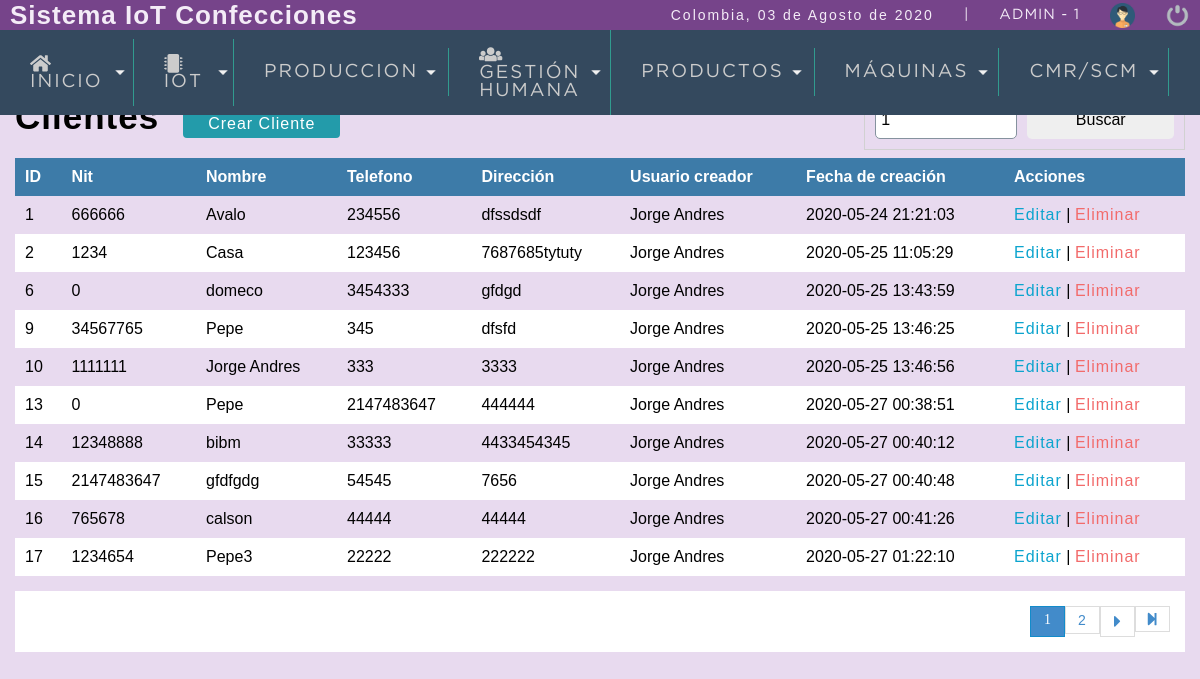
The page /sistema/buscar_cliente.php?busqueda=1 (signed in) on the database its author committed.
### tables this page shows
CREATE TABLE `cliente` (
  `idcliente` int(11) NOT NULL,
  `nit` int(11) DEFAULT NULL,
  `nombre` varchar(80) DEFAULT NULL,
  `telefono` int(11) DEFAULT NULL,
  `direccion` mediumtext DEFAULT NULL,
  `usuario_id` int(11) NOT NULL,
  `status` int(11) NOT NULL DEFAULT 1,
  `dateadd` datetime NOT NULL DEFAULT current_timestamp(),
  `updated_at` datetime DEFAULT NULL,
  `deleted_at` datetime DEFAULT NULL
);

CREATE TABLE `usuario` (
  `idusuario` int(11) NOT NULL,
  `nombre` varchar(50) DEFAULT NULL,
  `correo` varchar(100) DEFAULT NULL,
  `usuario` varchar(15) DEFAULT NULL,
  `clave` varchar(100) DEFAULT NULL,
  `rol` int(11) DEFAULT NULL,
  `status` int(11) NOT NULL DEFAULT 1,
  `created_at` datetime DEFAULT current_timestamp(),
  `updated_at` datetime DEFAULT NULL,
  `deleted_at` datetime DEFAULT NULL
);

### sistema/calculonumpaginas.php (called while the page is built, shortened)
<?php
	$por_pagina=10;
	if(empty($_REQUEST['pagina'])){
		$pagina=1;
	}else{
		$pagina=$_REQUEST['pagina'];
	}
	$desde=($pagina-1)*$por_pagina;
?>

### sistema/buscar_cliente.php (the view, shortened to what this page needs)
<?php
	include "includes/scripts.php";
?>
<!DOCTYPE html>
<html lang="en">
<head>
</head>
<body>
	<?php  include "includes/header.php"; ?>
	<section id="container">
		<?php
			$busqueda=strtolower($_REQUEST['busqueda']);
		 ?>
		<h1>Clientes</h1>
		<a href="registro_cliente.php" class="btn_new">Crear Cliente</a>
		<form action="buscar_cliente.php" method="get" class="form_search">
			<input type="text" name="busqueda" id="busqueda" value="<?php echo $busqueda; ?>">
			<input type="submit" value="Buscar" class="btn_search">
		</form>
		<table>
			<tr>
				<th>ID</th>
				<th>Nit</th>
				<th>Nombre</th>
				<th>Telefono</th>
				<th>Dirección</th>
				<th>Usuario creador</th>
				<th>Fecha de creación</th>
				<th>Acciones</th>
			</tr>
			<?php
				include "../conexion.php";
				include "calculonumpaginas.php";
				$query = mysqli_query($conexion,"
					SELECT u.idcliente, u.nit, u.nombre AS'nombreempresa', u.telefono, u.direccion, r.nombre AS 'nombreusuario', u.dateadd
					FROM cliente u INNER JOIN usuario r ON u.usuario_id = r.idusuario
					WHERE ((u.idcliente LIKE '%$busqueda%' OR u.nit LIKE '%$busqueda%' OR u.nombre LIKE '%$busqueda%' OR u.telefono LIKE '%$busqueda%' OR u.direccion LIKE '%$busqueda%' OR r.nombre LIKE '%$busqueda%' OR u.dateadd LIKE '%$busqueda%') AND u.status=1)
					ORDER BY u.idcliente ASC LIMIT $desde,$por_pagina");
				$result = mysqli_num_rows($query);
				if($result>0){
					while ($data=mysqli_fetch_array($query)) {
						?>
							<tr>
								<td><?php echo $data['idcliente']; ?></td>
								<td><?php echo $data['nit']; ?></td>
								<td><?php echo $data['nombreempresa']; ?></td>
								<td><?php echo $data['telefono']; ?></td>
								<td><?php echo $data['direccion']; ?></td>
								<td><?php echo $data['nombreusuario']; ?></td>
								<td><?php echo $data['dateadd']; ?></td>
								<td>
									<a class="link_edit" href="editar_cliente.php?id=<?php echo $data['idcliente']; ?>">Editar</a>
									|
									<a class="link_delete" href="eliminar_confirmar_cliente.php?id=<?php echo $data['idcliente']; ?>">Eliminar</a>
								</td>
							</tr>
						<?php
					}
				}
			?>
		</table>
		<?php include "paginador.php"; ?>
	</section>
</body>
</html>

### sistema/css/style1.css (style rules this page uses)
* { margin: 0; padding: 0; box-sizing: border-box; }
body { background: #E8DAEF; }
h1, h2, h3, h4, h5, h6 { font-family: 'arial'; font-weight: bold; letter-spacing: 1px; }
h1 { font-size: 26px; }
a { text-decoration: none; font-family: arial; letter-spacing: 1px; }
#container { padding: 90px 15px 15px; }
form { background: #FFA; margin: auto; padding: 20px 50px; border: 1px solid #d1d1d1; }
input,select { display: block; width: 100%; font-size: 12pt; padding: 5px; border: 1px solid #85929e; border-radius: 5px; }
#container h1 { font-size: 35px; display: inline-block; }
.btn_new { display: inline-block; background: #239baa; color: #FFF; padding: 5px 25px; border-radius: 4px; margin: 20px; }
table { border-collapse: collapse; font-size: 12pt; font-family: 'arial'; width: 100%; }
table th { text-align: left; padding: 10px; background: #3d7ba8; color: #FFF; }
table tr:nth-child(odd) { background: #FFF; }
table td { padding: 10px; }
.link_edit { color: #0ca4ce; }
.link_delete { color: #f26b6b; }
.form_search { display:-webkit-flex; display: -moz-flex; display: -ms-flex; display: -o-flex; display: flex; float: right; background: initial; padding: 10px; border-radius: 10px<, }
.form_search .btn_search { background: #1faac8 color: #FFF; padding: 10px; border: 0; cursor: pointer; margin-left: 10px; display: -webkit-flex; display: -moz-flex; display: -ms-flex; display: -o-flex; display: flex; border-radius: 5px; }

### rows shown on the page
cliente: idcliente "1", nit "666666", nombre "Avalo", telefono "234556", direccion "dfssdsdf", usuario.nombre "Jorge Andres", dateadd "2020-05-24 21:21:03"
cliente: idcliente "2", nit "1234", nombre "Casa", telefono "123456", direccion "7687685tytuty", usuario.nombre "Jorge Andres", dateadd "2020-05-25 11:05:29"
cliente: idcliente "6", nit "0", nombre "domeco", telefono "3454333", direccion "gfdgd", usuario.nombre "Jorge Andres", dateadd "2020-05-25 13:43:59"
cliente: idcliente "9", nit "34567765", nombre "Pepe", telefono "345", direccion "dfsfd", usuario.nombre "Jorge Andres", dateadd "2020-05-25 13:46:25"
cliente: idcliente "10", nit "1111111", nombre "Jorge Andres", telefono "333", direccion "3333", usuario.nombre "Jorge Andres", dateadd "2020-05-25 13:46:56"
cliente: idcliente "13", nit "0", nombre "Pepe", telefono "2147483647", direccion "444444", usuario.nombre "Jorge Andres", dateadd "2020-05-27 00:38:51"
cliente: idcliente "14", nit "12348888", nombre "bibm", telefono "33333", direccion "4433454345", usuario.nombre "Jorge Andres", dateadd "2020-05-27 00:40:12"
cliente: idcliente "15", nit "2147483647", nombre "gfdfgdg", telefono "54545", direccion "7656", usuario.nombre "Jorge Andres", dateadd "2020-05-27 00:40:48"
cliente: idcliente "16", nit "765678", nombre "calson", telefono "44444", direccion "44444", usuario.nombre "Jorge Andres", dateadd "2020-05-27 00:41:26"
cliente: idcliente "17", nit "1234654", nombre "Pepe3", telefono "22222", direccion "222222", usuario.nombre "Jorge Andres", dateadd "2020-05-27 01:22:10"

### other values the page prints
fechaC() "03 de Agosto de 2020"
$_SESSION['user'] "ADMIN"
$_SESSION['rol'] "1"
